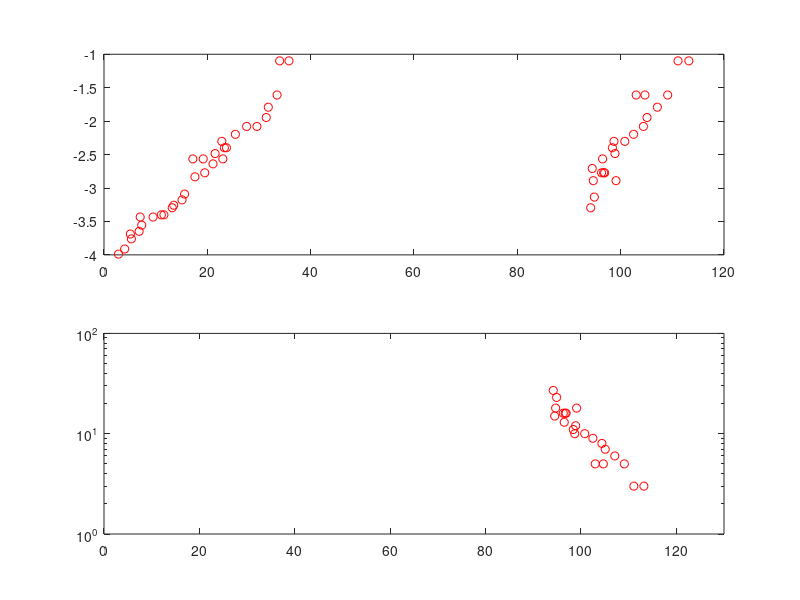

Reproduce this figure in MATLAB.


load('DataJorgos.mat','DataJorgos');

figure('Name',' Zeitkonstante','Position',[1, 1, 1920,1080]); % Fig 4
xy=find(DataJorgos(:,5));

subplot(2,1,1);
for ii=1:xy(end)
    
end
plot(DataJorgos(xy,2),log(DataJorgos(xy,5)));
plot(DataJorgos(xy,2),-log(DataJorgos(xy,5)),'ro');

subplot(2,1,2);
semilogy(DataJorgos(xy,2),DataJorgos(xy,5));
semilogy(DataJorgos(xy,2),DataJorgos(xy,5),'ro');
xlim([0 130]);

aaa=0;
close all; clear all;

